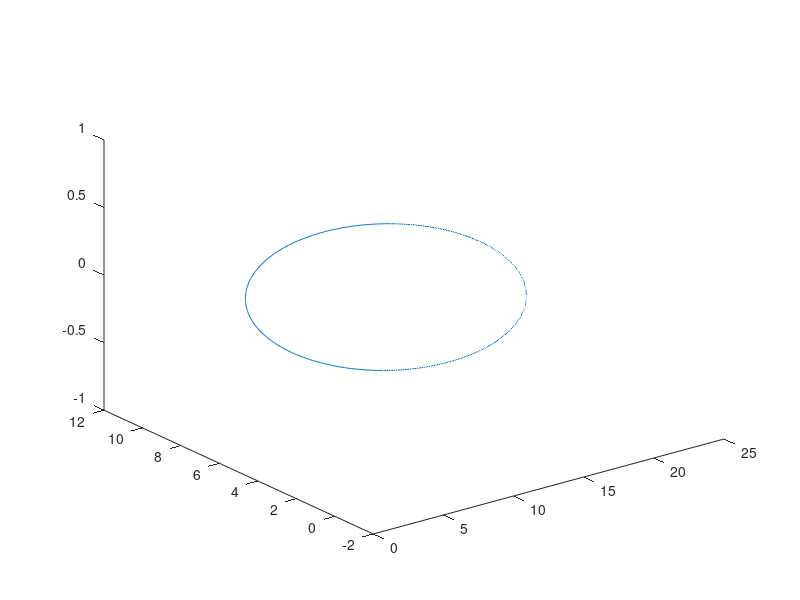

This figure's MATLAB source: (Note: this script raises an error after producing the figure.)
%% Ellipse Creation
    %Credit to image analyst on: https://www.mathworks.com/matlabcentral/answers/86615-how-to-plot-an-ellipse
    fontSize = 15;
    x1 = 1;
    x2 = 20;
    y1 = 2;
    y2 = 8;
    eccentricity = 0.85;
    numPoints = 500; % Less for a coarser ellipse, more for a finer resolution.
    % Make equations:
    a = (1/2) * sqrt((x2 - x1) ^ 2 + (y2 - y1) ^ 2);
    b = a * sqrt(1-eccentricity^2);
    t = linspace(0, 2 * pi, numPoints); % Absolute angle parameter
    X = a * cos(t);
    Y = b * sin(t);
    % Compute angles relative to (x1, y1).
    angles = atan2(y2 - y1, x2 - x1);
    x = (x1 + x2) / 2 + X * cos(angles) - Y * sin(angles);
    y = (y1 + y2) / 2 + X * sin(angles) + Y * cos(angles);
    z = zeros(1,numPoints); 
    % Plot the ellipse as a blue curve.
    C = [x;y;z]; 
    C(:,end) = [];

%% Ellipse Evolution
    plot3(C(1,:),C(2,:),C(3,:))
    hold on
    
    evol_num = 2;
    for i=1:evol_num
        C = C + BSI_Evol(C); 
        plot3(C(1,:),C(2,:),C(3,:))
    end